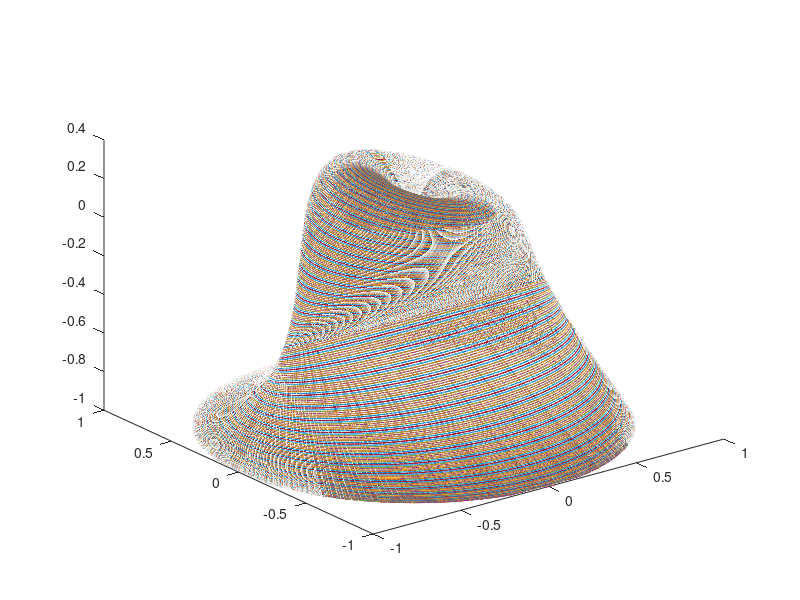

Write the MATLAB code that produced this figure.
clear; close; clc;
%Author: Adam Clements
%Summary: Plot a parametric surface in 3D space
%Pop Culture reference: 720*730 = 525600 minutes in a year from "Seasons of
%Love" RENT
%--------------------------------------------------------------------------
%define functions
u = linspace(0,pi,720);
v = linspace(0,2*pi,730);
x = @(u,v) sin(u).^2.*cos(v.^2);
y = @(u,v) sin(u).*sin(3.*u).*sin(v.^2);
z = @(u,v) sin(u).*cos(2.*u);
%create the mesh
[U, V] = meshgrid(u,v);
X1 = x(U,V);
Y1 = y(U,V);
Z1 = z(U,V);
%plot
plot3(X1,Y1,Z1);